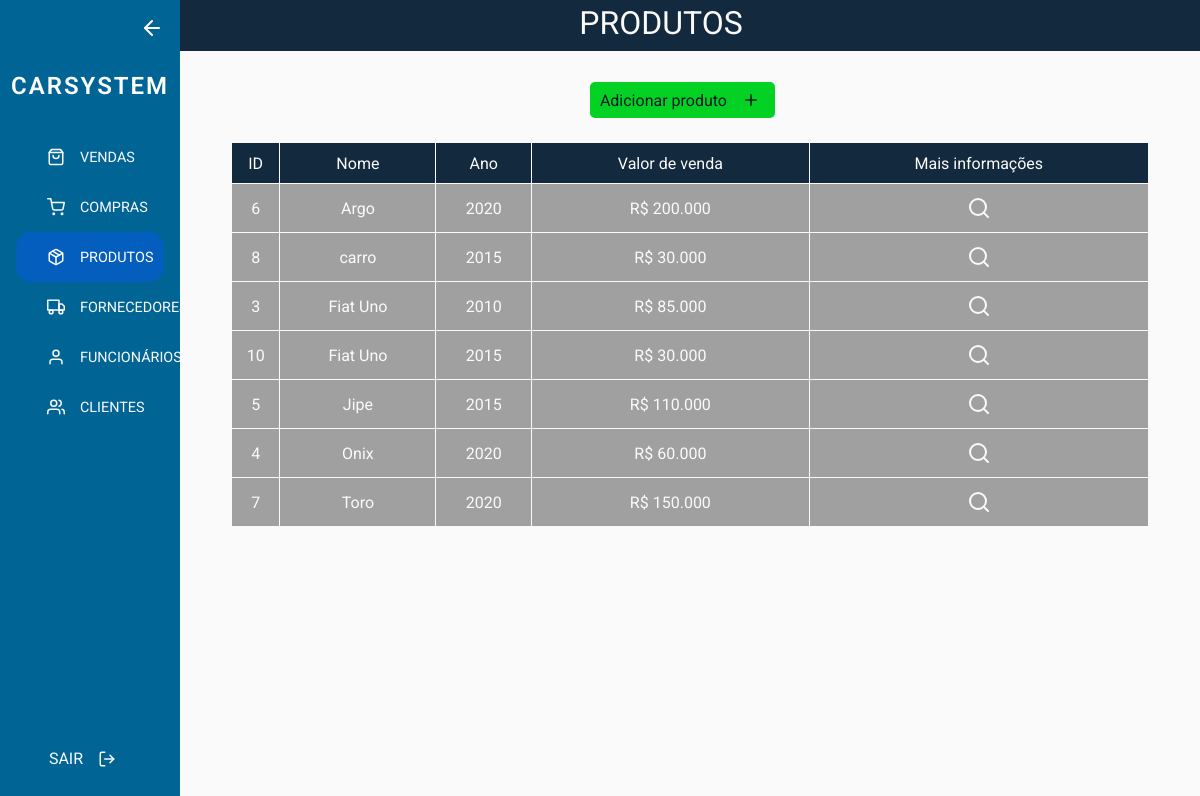
Screenshot of /product (signed in) with the database file from the repository.
### tables this page shows
CREATE TABLE `produto` (
  `id` int(11) NOT NULL,
  `nome` varchar(50) NOT NULL,
  `ano` int(11) DEFAULT 0,
  `cor` varchar(50) NOT NULL,
  `marca` varchar(50) NOT NULL,
  `quantidade` int(11) DEFAULT 0,
  `valorVenda` float DEFAULT 0,
  `valorCompra` float DEFAULT 0,
  `idCategoria` int(11) DEFAULT NULL,
  `created` timestamp NOT NULL DEFAULT current_timestamp(),
  `edited` datetime DEFAULT NULL
);

### src/Controllers/ProductController.php (called while the page is built, shortened)
<?php
    class ProductController{
        public function show(){
            $product = new ProductModel();
            $params['products'] = $product->getAllProducts();
            $product = new ProductView($params);
        }
    }
?>

### routes/routes.php (called while the page is built, shortened)
<?php
    require_once('app.php');
    Route::run();
?>

### index.php (called while the page is built, shortened)
<?php
    require_once('routes/routes.php');
?>

### src/database/DB.php (called while the page is built, shortened)
<?php
class DB
{
  private static $db;
  public function __construct()
  {
    $env = parse_ini_file('env.ini');
    self::$db = new PDO('mysql:host=' . $env['DB_HOST'] . ';dbname=' . $env['DB_DATABASE'], $env['DB_USERNAME'], $env['DB_PASSWORD'], array(PDO::MYSQL_ATTR_INIT_COMMAND => "SET NAMES utf8"));
    self::$db->setAttribute(PDO::ATTR_ERRMODE, PDO::ERRMODE_EXCEPTION);
    self::$db->setAttribute(PDO::ATTR_ORACLE_NULLS, PDO::NULL_EMPTY_STRING);
  }
  public static function getAll($sql)
  {
    $execute = self::$db->prepare($sql);
    $execute->execute();
    return $execute->fetchAll(PDO::FETCH_ASSOC);
  }
}

### src/Models/ProductModel.php (called while the page is built, shortened)
<?php
    class ProductModel extends DB{
        public function getAllProducts(){
            $sql = "SELECT * FROM  Produto ORDER BY nome ASC;";
            return DB::getAll($sql);
        }
    }
?>

### src/Views/ProductView.php (the view, shortened to what this page needs)
<?php
    class ProductView{
        public function __construct($params){
?>
            <!DOCTYPE html>
            <html lang="pt-BR">
            <head>
                <link rel="stylesheet" href="/public/css/product.css">
            </head>
            <body>
            <?php include "components/Sidebar.php" ?>
            <main>
            <header>
                <div class="header-conteudo">
                    <h1>PRODUTOS</h1>
                </div>
            </header>
            <div class="botoesDireito">
                <?php if($_SESSION['dados_usuario']['nivelAcesso'] == 2){ ?>
                    <a href="/add/product" class="btnAdd">Adicionar produto<i data-feather="plus"></i></a>
                <?php } ?>
                </div>
            <div class="content">
                <table class="tabela-consulta">
                    <thead>
                        <tr>
                            <td>ID</td>
                            <td>Nome</td>
                            <td>Ano</td>
                            <td>Valor de venda</td>
                            <td>Mais informações</td>
                        </tr>
                    </thead>
                    <tbody>
                        <?php foreach($params['products'] as $product){ ?>
                            <tr>
                                <td><?php echo $product['id']; ?></td>
                                <td><?php echo $product['nome']; ?></td>
                                <td><?php echo $product['ano']; ?></td>
                                <td><?php echo 'R$ ' . number_format($product['valorVenda'], 3, '.', '.' ); ?></td>
                                <td><button type="button" class="abrir-modal" onclick="consultarProduto(<?php echo $product['id']; ?>)">
                                    <i data-feather="search"></i></button>
                                </td>
                            </tr>
                        <?php } ?>
                    </tbody>
                </table>
                </div>
            </main>
            </body>
            </html>
        <?php }
    }
?>

### routes/app.php (shortened to what this page needs)
<?php
    class Route{
        private static $routes = [];
        public static function get($route, $controller, $method = 'GET'){
            array_push(self::$routes, array(
                'route' => explode(':', $route)[0],
                'controller' => explode('@',$controller)[0],
                'function' => explode('@',$controller)[1],
                'method' => $method,
                'params' => $_REQUEST
            ));
        }
        public static function post($route, $controller, $method = 'POST'){
            array_push(self::$routes, array(
                'route' => $route,
                'controller' => explode('@',$controller)[0],
                'function' => explode('@',$controller)[1],
                'method' => $method,
                'params' => $_POST
            ));
        }
        public static function run($basepath = '/'){
            $parsed_url = parse_url($_SERVER['REQUEST_URI']);
            $method = $_SERVER['REQUEST_METHOD'];
            if(isset($parsed_url['path'])){
                $url = explode('&',$parsed_url['path'])[0];
            }else{
                $url = '/';
            }
            foreach(self::$routes as $route){
                if($route['route'] == $url){
                    if($route['method'] != $method){
                        header("HTTP/1.0 405 Method Not Allowed");
                    }else{
                        $function = $route['function'];
                        $controller = new $controller();
                        $controller->$function($route['params']);
                    }
                }
            }
        }
    }
?>

### public/css/global.css (style rules this page uses)
:root { --preto: #0d1a25; --verde: #03D124; --branco: #FAFAFA; --cinza: #BBBBBB; --cinza-escuro: #006494; --cinza-claro: #a0a0a0; --laranja: #006494; --azul: #006494; --azul-escuro: #006494; }
* { margin: 0; padding: 0; box-sizing: border-box; outline: none; font-family: "Roboto", sans-serif; }
body { display: flex; align-items: center; justify-content: center; background-color: var(--branco); width: 100vw; height: 100vh; }
main { width: 100vw; height: 100vh; display: flex; flex-direction: column; align-items: center; overflow-y: scroll; margin-bottom: 10px; }
main header { display: grid; height: 7vh; width: 100%; padding: 0; margin-bottom: 25px; background-color: #13293D; }
main header h1 { color: var(--branco); font-size: 4vh; font-weight: 400; }
main .content { width: 90%; }
button { cursor: pointer; }
.botoesDireito { display: flex; align-items: center; width: 100%; height: 4vw; justify-content: space-around; }
.btnAdd { background-color: #03D124; text-decoration: none; color: var(--preto); display: flex; align-items: center; border-radius: 5px; height: 3vw; padding-left: 1%; margin-right: 1.5%; }
.tabela-consulta { width: 100%; max-width: 100%; color: var(--branco); margin-top: 2%; border-spacing: 1; text-align: center; overflow-y: scroll; }
.tabela-consulta thead tr { font-weight: 400; height: 5vh; width: 12%; background: #13293D; }
.tabela-consulta tbody { overflow-y: scroll; }
.tabela-consulta tbody td { font-weight: 400; height: 4vw; text-align: center; background-color: #a0a0a0; }
main header .header-conteudo { padding-right: 20vh; }

### public/css/product.css (style rules this page uses)
main header { grid-template-columns: 10% 1fr; }
main header .header-conteudo { display: flex; padding-right: 5vw; justify-content: center; align-items: center; }
.abrir-modal { color: var(--branco); background-color:#a0a0a0; border-radius: 5px; border: none; height: 2vw; width: 2.5vw; cursor: pointer; }
thead { background: #13293D; border-top-left-radius: 10px; border-bottom-left-radius: 10px; }

### public/css/sidebar.css (style rules this page uses)
a svg { height: 1.5vw; margin: 0 1vw; }

### rows the page displays
produto: id "6", nome "Argo", ano "2020", valorVenda "200.000"
produto: id "8", nome "carro", ano "2015", valorVenda "30.000"
produto: id "3", nome "Fiat Uno", ano "2010", valorVenda "85.000"
produto: id "10", nome "Fiat Uno", ano "2015", valorVenda "30.000"
produto: id "5", nome "Jipe", ano "2015", valorVenda "110.000"
produto: id "4", nome "Onix", ano "2020", valorVenda "60.000"
produto: id "7", nome "Toro", ano "2020", valorVenda "150.000"
